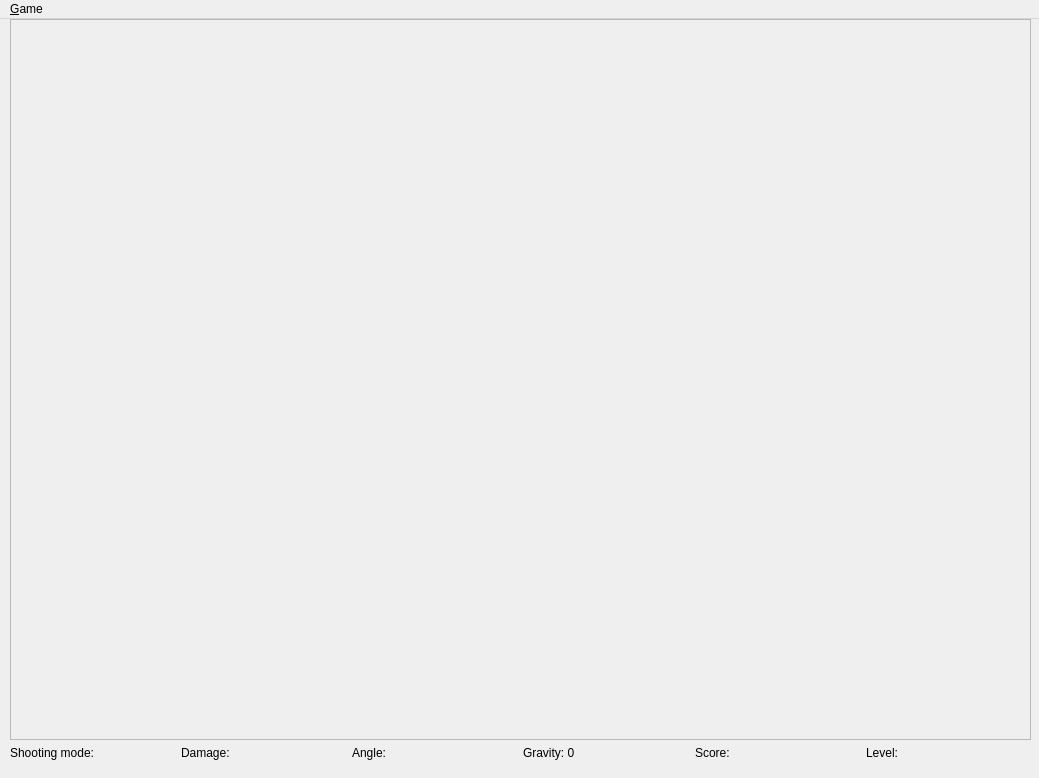
<?xml version="1.0" encoding="UTF-8"?>
<ui version="4.0">
 <class>MainWindow</class>
 <widget class="QMainWindow" name="MainWindow">
  <property name="geometry">
   <rect>
    <x>0</x>
    <y>0</y>
    <width>1039</width>
    <height>778</height>
   </rect>
  </property>
  <property name="sizePolicy">
   <sizepolicy hsizetype="Fixed" vsizetype="Fixed">
    <horstretch>0</horstretch>
    <verstretch>0</verstretch>
   </sizepolicy>
  </property>
  <property name="minimumSize">
   <size>
    <width>1039</width>
    <height>778</height>
   </size>
  </property>
  <property name="maximumSize">
   <size>
    <width>1039</width>
    <height>778</height>
   </size>
  </property>
  <property name="windowTitle">
   <string>ADP Shooter</string>
  </property>
  <widget class="QWidget" name="centralwidget">
   <widget class="QWidget" name="verticalLayoutWidget">
    <property name="geometry">
     <rect>
      <x>10</x>
      <y>0</y>
      <width>1021</width>
      <height>741</height>
     </rect>
    </property>
    <layout class="QVBoxLayout" name="gameLayout">
     <item>
      <widget class="QScrollArea" name="canvasHolder">
       <property name="widgetResizable">
        <bool>true</bool>
       </property>
       <widget class="QWidget" name="scrollAreaWidgetContents">
        <property name="geometry">
         <rect>
          <x>0</x>
          <y>0</y>
          <width>1015</width>
          <height>710</height>
         </rect>
        </property>
       </widget>
      </widget>
     </item>
     <item>
      <layout class="QHBoxLayout" name="metrics">
	<item>
        <widget class="QLabel" name="shootingModeLabel">
         <property name="text">
          <string>Shooting mode: </string>
         </property>
        </widget>
       </item>
       <item>
        <widget class="QLabel" name="forceLabel">
         <property name="text">
          <string>Damage: </string>
         </property>
        </widget>
       </item>
       <item>
        <widget class="QLabel" name="angleLabel">
         <property name="text">
          <string>Angle: </string>
         </property>
        </widget>
       </item>
       <item>
        <widget class="QLabel" name="gravityLabel">
         <property name="text">
          <string>Gravity: 0</string>
         </property>
        </widget>
       </item>
       <item>
        <widget class="QLabel" name="scoreLabel">
         <property name="text">
          <string>Score: </string>
         </property>
        </widget>
       </item>
       <item>
        <widget class="QLabel" name="levelLabel">
         <property name="text">
          <string>Level: </string>
         </property>
        </widget>
       </item>
      </layout>
     </item>
    </layout>
   </widget>
  </widget>
  <widget class="QMenuBar" name="menubar">
   <property name="geometry">
    <rect>
     <x>0</x>
     <y>0</y>
     <width>1039</width>
     <height>28</height>
    </rect>
   </property>
   <widget class="QMenu" name="menuFile">
    <property name="title">
     <string>&amp;Game</string>
    </property>
    <addaction name="actionNew_game"/>
    <addaction name="actionLoad_game"/>
    <addaction name="separator"/>
    <addaction name="actionExit"/>
   </widget>
   <addaction name="menuFile"/>
  </widget>
  <action name="actionNew_game">
   <property name="text">
    <string>New game</string>
   </property>
  </action>
  <action name="actionLoad_game">
   <property name="text">
    <string>Load game</string>
   </property>
  </action>
  <action name="actionExit">
   <property name="text">
    <string>Exit</string>
   </property>
  </action>
 </widget>
 <resources/>
 <connections>
  <connection>
   <sender>actionExit</sender>
   <signal>triggered()</signal>
   <receiver>MainWindow</receiver>
   <slot>close()</slot>
   <hints>
    <hint type="sourcelabel">
     <x>-1</x>
     <y>-1</y>
    </hint>
    <hint type="destinationlabel">
     <x>399</x>
     <y>299</y>
    </hint>
   </hints>
  </connection>
 </connections>
</ui>
